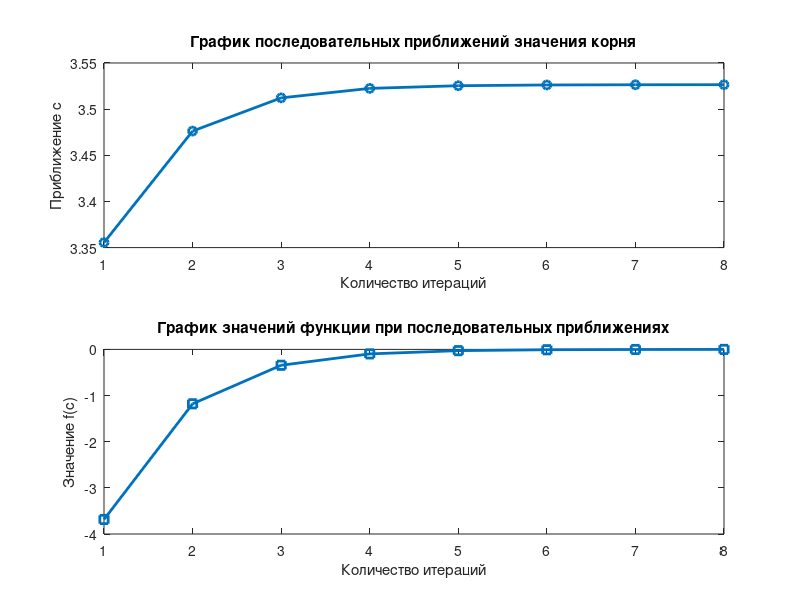

This chart was generated by the following MATLAB code:
% Определяем функцию
f = @(x) exp(x) + log(x) - 10*x;

% Задаем интервал [a, b]
a = 3;
b = 4;

% Устанавливаем критерий остановки: точность и максимальное число итераций
tol = 1e-4;
maxIter = 100;

% Проверяем, что функция меняет знак на концах интервала
if f(a)*f(b) >= 0
    error('Функция имеет одинаковые знаки на концах интервала. Метод ложного положения не применим!');
end

% Инициализация переменных для хранения результатов итераций
iter = 0;
approx = zeros(maxIter,1);  % приближения корня
f_values = zeros(maxIter,1); % значения функции в точке приближения
errors = zeros(maxIter,1);   % разность между последовательными приближениями

% Заголовок таблицы в командном окне
fprintf('Iter\t   a\t\t   b\t\t   c\t\t  f(c)\t\t error\n');

while iter < maxIter
    % Вычисление точки по формуле метода ложного положения
    c = (a*f(b) - b*f(a)) / (f(b) - f(a));
    fc = f(c);
    iter = iter + 1;
    
    % Вычисляем ошибку как разность между текущим и предыдущим приближением
    if iter > 1
        errors(iter) = abs(c - approx(iter-1));
    else
        errors(iter) = 0; % для первой итерации
    end
    approx(iter) = c;
    f_values(iter) = fc;
    
    % Вывод текущей итерации в командное окно
    fprintf('%d\t%f\t%f\t%f\t%f\t%f\n', iter, a, b, c, fc, errors(iter));
    
    % Если достигнута заданная точность по значению функции или по изменению приближения, то выходим
    if abs(fc) < tol || (iter > 1 && errors(iter) < tol)
        break;
    end
    
    % Обновление границ интервала
    if f(a)*fc < 0
        b = c;
    else
        a = c;
    end
end

% Обрезаем массивы до реально выполненного количества итераций
approx = approx(1:iter);
f_values = f_values(1:iter);
iter_vector = 1:iter;

% Построение графиков
figure;
subplot(2,1,1)
plot(iter_vector, approx, 'o-', 'LineWidth', 2);
xlabel('Количество итераций');
ylabel('Приближение c');
title('График последовательных приближений значения корня');

subplot(2,1,2)
plot(iter_vector, f_values, 's-', 'LineWidth', 2);
xlabel('Количество итераций');
ylabel('Значение f(c)');
title('График значений функции при последовательных приближениях');
